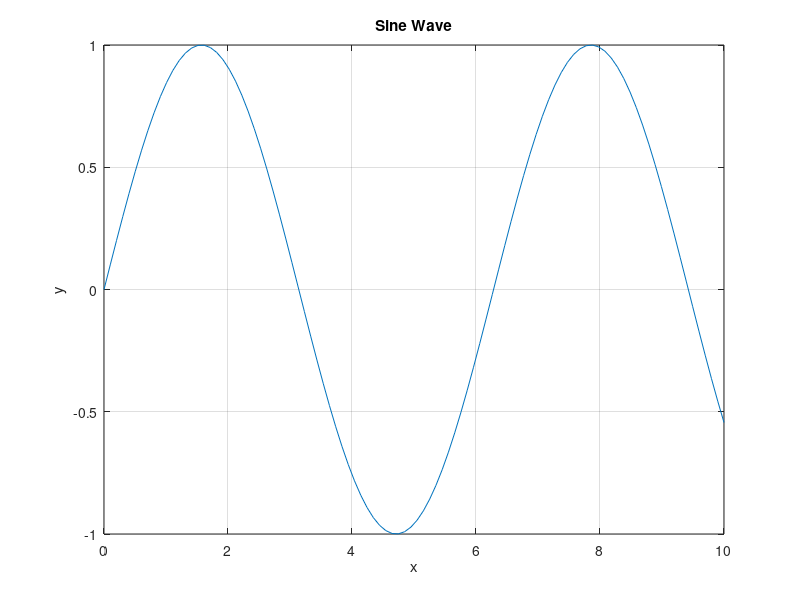

MATLAB code to generate this figure:
% basic arithmetic
a = 5;  % if you don't use a semicolon, the output will be displayed
b = 3;  % without a semicolon with would say "b = 3" in the command window
sum = a + b  % since this does not have a semicolon the full statement is shown in the command window
difference = a - b
product = a * b
quotient = a / b 

% vectors and matrices
v = [1, 2, 3, 4, 5]  % row vector
w = [1; 2; 3; 4; 5; 6]  % column vector
A = [1 2 3; 4 5 6; 7 8 9]  % 3x3 matrix
B = A'  % this computes the transpose of A

% plotting a function
x = linspace(0, 10, 100);  % creates 100 points between 0 and 10
y = sin(x);
plot(x,y)
xlabel('x')
ylabel('y')
title('Sine Wave')
grid on

% loops and conditions
for i = 1:5  % for i in range 1 to 5 with a step of 1: [1, 2, 3, 4, 5]
    fprintf('Iteration %d\n', i);  % fprintf is formatted printing, %d specifies a decimal integer
end  % always have to include an end statement

x = 10;
if x > 5
    disp('x is greater than 5')  % print without formatting
else
    disp('x is 5 or less')
end

% defining and calling a function
function y = squareNumber(x)  % function called squareNumber takes one input x and returns one output y
    y = x^2;  % without a semicolon this would also print y = 16
end

result = squareNumber(4)

function result = addMultiply(a, b, c)  % function with multiple inputs
    result = (a + b) * c;
end

x = addMultiply(2, 3, 4)  % (2 + 3) * 4 = 20

function [sumResult, productResult] = sumAndProduct(a,b)  % function with multiple inputs and outputs
    sumResult = a + b;
    productResult = a * b;
end

[sumVal, prodVal] = sumAndProduct(4, 5)  % [] are used to capture multiple outputs